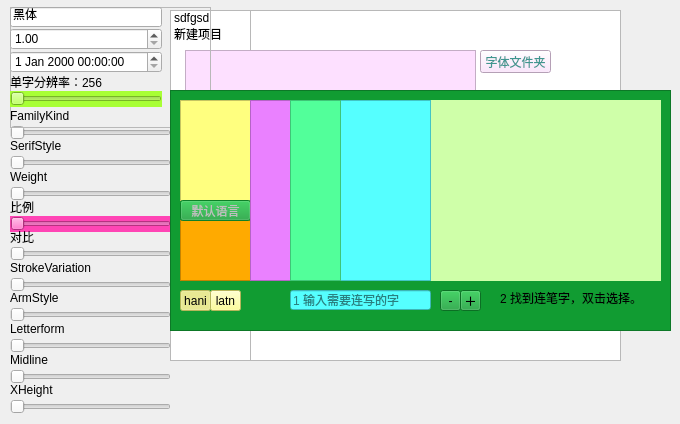
    <widget class="QWidget" name="tab">
     <attribute name="title">
      <string>基本信息</string>
     </attribute>
     <widget class="QListWidget" name="tbl">
      <property name="geometry">
       <rect>
        <x>170</x>
        <y>10</y>
        <width>81</width>
        <height>351</height>
       </rect>
      </property>
      <property name="acceptDrops">
       <bool>true</bool>
      </property>
      <item>
       <property name="text">
        <string>sdfgsd</string>
       </property>
      </item>
      <item>
       <property name="text">
        <string>新建项目</string>
       </property>
      </item>
     </widget>
     <widget class="QTextBrowser" name="qitaxinxi">
      <property name="geometry">
       <rect>
        <x>250</x>
        <y>10</y>
        <width>371</width>
        <height>351</height>
       </rect>
      </property>
      <property name="font">
       <font>
        <family>黑体</family>
        <pointsize>10</pointsize>
       </font>
      </property>
     </widget>
     <widget class="QSlider" name="p2">
      <property name="geometry">
       <rect>
        <x>10</x>
        <y>155</y>
        <width>161</width>
        <height>16</height>
       </rect>
      </property>
      <property name="maximum">
       <number>15</number>
      </property>
      <property name="value">
       <number>0</number>
      </property>
      <property name="orientation">
       <enum>Qt::Horizontal</enum>
      </property>
     </widget>
     <widget class="QLabel" name="ps2">
      <property name="geometry">
       <rect>
        <x>10</x>
        <y>138</y>
        <width>161</width>
        <height>16</height>
       </rect>
      </property>
      <property name="text">
       <string>SerifStyle</string>
      </property>
     </widget>
     <widget class="QSlider" name="p3">
      <property name="geometry">
       <rect>
        <x>10</x>
        <y>186</y>
        <width>161</width>
        <height>16</height>
       </rect>
      </property>
      <property name="maximum">
       <number>11</number>
      </property>
      <property name="value">
       <number>0</number>
      </property>
      <property name="sliderPosition">
       <number>0</number>
      </property>
      <property name="orientation">
       <enum>Qt::Horizontal</enum>
      </property>
     </widget>
     <widget class="QLabel" name="ps3">
      <property name="geometry">
       <rect>
        <x>10</x>
        <y>169</y>
        <width>161</width>
        <height>16</height>
       </rect>
      </property>
      <property name="text">
       <string>Weight</string>
      </property>
     </widget>
     <widget class="QSlider" name="p4">
      <property name="geometry">
       <rect>
        <x>10</x>
        <y>216</y>
        <width>161</width>
        <height>16</height>
       </rect>
      </property>
      <property name="styleSheet">
       <string notr="true">background-color: rgb(255, 69, 181);</string>
      </property>
      <property name="maximum">
       <number>9</number>
      </property>
      <property name="value">
       <number>0</number>
      </property>
      <property name="orientation">
       <enum>Qt::Horizontal</enum>
      </property>
     </widget>
     <widget class="QLabel" name="ps4">
      <property name="geometry">
       <rect>
        <x>10</x>
        <y>199</y>
        <width>161</width>
        <height>16</height>
       </rect>
      </property>
      <property name="text">
       <string>比例</string>
      </property>
     </widget>
     <widget class="QLabel" name="ps7">
      <property name="geometry">
       <rect>
        <x>10</x>
        <y>290</y>
        <width>161</width>
        <height>16</height>
       </rect>
      </property>
      <property name="text">
       <string>ArmStyle</string>
      </property>
     </widget>
     <widget class="QLabel" name="ps6">
      <property name="geometry">
       <rect>
        <x>10</x>
        <y>260</y>
        <width>161</width>
        <height>16</height>
       </rect>
      </property>
      <property name="text">
       <string>StrokeVariation</string>
      </property>
     </widget>
     <widget class="QSlider" name="p5">
      <property name="geometry">
       <rect>
        <x>10</x>
        <y>246</y>
        <width>161</width>
        <height>16</height>
       </rect>
      </property>
      <property name="maximum">
       <number>9</number>
      </property>
      <property name="value">
       <number>0</number>
      </property>
      <property name="orientation">
       <enum>Qt::Horizontal</enum>
      </property>
     </widget>
     <widget class="QSlider" name="p6">
      <property name="geometry">
       <rect>
        <x>10</x>
        <y>277</y>
        <width>161</width>
        <height>16</height>
       </rect>
      </property>
      <property name="maximum">
       <number>10</number>
      </property>
      <property name="value">
       <number>0</number>
      </property>
      <property name="orientation">
       <enum>Qt::Horizontal</enum>
      </property>
     </widget>
     <widget class="QSlider" name="p7">
      <property name="geometry">
       <rect>
        <x>10</x>
        <y>307</y>
        <width>161</width>
        <height>16</height>
       </rect>
      </property>
      <property name="maximum">
       <number>11</number>
      </property>
      <property name="value">
       <number>0</number>
      </property>
      <property name="orientation">
       <enum>Qt::Horizontal</enum>
      </property>
     </widget>
     <widget class="QLabel" name="ps5">
      <property name="geometry">
       <rect>
        <x>10</x>
        <y>229</y>
        <width>161</width>
        <height>16</height>
       </rect>
      </property>
      <property name="text">
       <string>对比</string>
      </property>
     </widget>
     <widget class="QSlider" name="p1">
      <property name="geometry">
       <rect>
        <x>10</x>
        <y>125</y>
        <width>161</width>
        <height>16</height>
       </rect>
      </property>
      <property name="maximum">
       <number>5</number>
      </property>
      <property name="pageStep">
       <number>2</number>
      </property>
      <property name="value">
       <number>0</number>
      </property>
      <property name="orientation">
       <enum>Qt::Horizontal</enum>
      </property>
     </widget>
     <widget class="QLabel" name="ps1">
      <property name="geometry">
       <rect>
        <x>10</x>
        <y>108</y>
        <width>161</width>
        <height>16</height>
       </rect>
      </property>
      <property name="text">
       <string>FamilyKind</string>
      </property>
     </widget>
     <widget class="QLabel" name="ps8">
      <property name="geometry">
       <rect>
        <x>10</x>
        <y>321</y>
        <width>161</width>
        <height>16</height>
       </rect>
      </property>
      <property name="text">
       <string>Letterform</string>
      </property>
     </widget>
     <widget class="QLabel" name="ps9">
      <property name="geometry">
       <rect>
        <x>10</x>
        <y>352</y>
        <width>161</width>
        <height>16</height>
       </rect>
      </property>
      <property name="text">
       <string>Midline</string>
      </property>
     </widget>
     <widget class="QSlider" name="p10">
      <property name="geometry">
       <rect>
        <x>10</x>
        <y>399</y>
        <width>161</width>
        <height>16</height>
       </rect>
      </property>
      <property name="maximum">
       <number>7</number>
      </property>
      <property name="value">
       <number>0</number>
      </property>
      <property name="orientation">
       <enum>Qt::Horizontal</enum>
      </property>
     </widget>
     <widget class="QLabel" name="ps10">
      <property name="geometry">
       <rect>
        <x>10</x>
        <y>382</y>
        <width>161</width>
        <height>16</height>
       </rect>
      </property>
      <property name="text">
       <string>XHeight</string>
      </property>
     </widget>
     <widget class="QSlider" name="p8">
      <property name="geometry">
       <rect>
        <x>10</x>
        <y>338</y>
        <width>161</width>
        <height>16</height>
       </rect>
      </property>
      <property name="maximum">
       <number>15</number>
      </property>
      <property name="value">
       <number>0</number>
      </property>
      <property name="orientation">
       <enum>Qt::Horizontal</enum>
      </property>
     </widget>
     <widget class="QSlider" name="p9">
      <property name="geometry">
       <rect>
        <x>10</x>
        <y>369</y>
        <width>161</width>
        <height>16</height>
       </rect>
      </property>
      <property name="maximum">
       <number>13</number>
      </property>
      <property name="value">
       <number>0</number>
      </property>
      <property name="orientation">
       <enum>Qt::Horizontal</enum>
      </property>
     </widget>
     <widget class="QListWidget" name="listWidget">
      <property name="geometry">
       <rect>
        <x>185</x>
        <y>50</y>
        <width>291</width>
        <height>101</height>
       </rect>
      </property>
      <property name="styleSheet">
       <string notr="true">background-color: rgb(253, 224, 255);
color: rgb(64, 150, 144);
border-color: rgb(222, 130, 182);</string>
      </property>
     </widget>
     <widget class="QPushButton" name="delTTF">
      <property name="geometry">
       <rect>
        <x>480</x>
        <y>50</y>
        <width>71</width>
        <height>23</height>
       </rect>
      </property>
      <property name="styleSheet">
       <string notr="true">background-color: rgb(253, 224, 255);
color: rgb(64, 150, 144);
border-color: rgb(222, 130, 182);</string>
      </property>
      <property name="text">
       <string>字体文件夹</string>
      </property>
     </widget>
     <widget class="QFrame" name="jiben">
      <property name="geometry">
       <rect>
        <x>10</x>
        <y>7</y>
        <width>201</width>
        <height>121</height>
       </rect>
      </property>
      <property name="styleSheet">
       <string notr="true"/>
      </property>
      <property name="frameShape">
       <enum>QFrame::StyledPanel</enum>
      </property>
      <property name="frameShadow">
       <enum>QFrame::Raised</enum>
      </property>
      <widget class="QSlider" name="emlog2">
       <property name="geometry">
        <rect>
         <x>0</x>
         <y>84</y>
         <width>152</width>
         <height>16</height>
        </rect>
       </property>
       <property name="styleSheet">
        <string notr="true">background-color: rgb(168, 255, 53);</string>
       </property>
       <property name="minimum">
        <number>8</number>
       </property>
       <property name="maximum">
        <number>12</number>
       </property>
       <property name="singleStep">
        <number>1</number>
       </property>
       <property name="pageStep">
        <number>2</number>
       </property>
       <property name="value">
        <number>8</number>
       </property>
       <property name="orientation">
        <enum>Qt::Horizontal</enum>
       </property>
      </widget>
      <widget class="QDateTimeEdit" name="riqi">
       <property name="geometry">
        <rect>
         <x>0</x>
         <y>44</y>
         <width>152</width>
         <height>22</height>
        </rect>
       </property>
       <property name="styleSheet">
        <string notr="true">border-color: rgb(170, 255, 127);</string>
       </property>
      </widget>
      <widget class="QLabel" name="emstr">
       <property name="geometry">
        <rect>
         <x>0</x>
         <y>67</y>
         <width>119</width>
         <height>16</height>
        </rect>
       </property>
       <property name="text">
        <string>单字分辨率：256</string>
       </property>
      </widget>
      <widget class="QDoubleSpinBox" name="banben">
       <property name="geometry">
        <rect>
         <x>0</x>
         <y>21</y>
         <width>152</width>
         <height>22</height>
        </rect>
       </property>
       <property name="minimum">
        <double>1.000000000000000</double>
       </property>
       <property name="singleStep">
        <double>0.010000000000000</double>
       </property>
      </widget>
      <widget class="QLineEdit" name="ztmz">
       <property name="geometry">
        <rect>
         <x>0</x>
         <y>0</y>
         <width>152</width>
         <height>20</height>
        </rect>
       </property>
       <property name="text">
        <string>黑体</string>
       </property>
       <property name="placeholderText">
        <string>字体名字</string>
       </property>
      </widget>
     </widget>
     <widget class="QFrame" name="lianbiCK">
      <property name="geometry">
       <rect>
        <x>170</x>
        <y>90</y>
        <width>501</width>
        <height>241</height>
       </rect>
      </property>
      <property name="styleSheet">
       <string notr="true">background-color: rgb(17, 156, 50);</string>
      </property>
      <property name="frameShape">
       <enum>QFrame::StyledPanel</enum>
      </property>
      <property name="frameShadow">
       <enum>QFrame::Raised</enum>
      </property>
      <widget class="QWidget" name="lbRQ" native="true">
       <property name="geometry">
        <rect>
         <x>260</x>
         <y>10</y>
         <width>231</width>
         <height>181</height>
        </rect>
       </property>
       <property name="styleSheet">
        <string notr="true">background-color: rgb(207, 255, 169);
border-color: rgb(108, 108, 108);</string>
       </property>
      </widget>
      <widget class="QListWidget" name="lbShuru">
       <property name="geometry">
        <rect>
         <x>170</x>
         <y>10</y>
         <width>91</width>
         <height>181</height>
        </rect>
       </property>
       <property name="styleSheet">
        <string notr="true">background-color: rgb(85, 255, 255);
selection-color: rgb(255, 255, 0);
selection-background-color: rgb(255, 85, 255);</string>
       </property>
      </widget>
      <widget class="QLineEdit" name="lianbiShuru">
       <property name="geometry">
        <rect>
         <x>120</x>
         <y>200</y>
         <width>141</width>
         <height>20</height>
        </rect>
       </property>
       <property name="styleSheet">
        <string notr="true">background-color: rgb(85, 255, 255);</string>
       </property>
       <property name="placeholderText">
        <string>1 输入需要连写的字</string>
       </property>
      </widget>
      <widget class="QToolButton" name="sfda_2">
       <property name="geometry">
        <rect>
         <x>290</x>
         <y>200</y>
         <width>21</width>
         <height>21</height>
        </rect>
       </property>
       <property name="text">
        <string>＋</string>
       </property>
       <property name="toolButtonStyle">
        <enum>Qt::ToolButtonIconOnly</enum>
       </property>
       <property name="arrowType">
        <enum>Qt::NoArrow</enum>
       </property>
      </widget>
      <widget class="QToolButton" name="sfxiao_2">
       <property name="geometry">
        <rect>
         <x>270</x>
         <y>200</y>
         <width>21</width>
         <height>21</height>
        </rect>
       </property>
       <property name="text">
        <string>-</string>
       </property>
       <property name="shortcut">
        <string>Del</string>
       </property>
       <property name="arrowType">
        <enum>Qt::NoArrow</enum>
       </property>
      </widget>
      <widget class="QListWidget" name="jiaoben">
       <property name="geometry">
        <rect>
         <x>10</x>
         <y>10</y>
         <width>71</width>
         <height>101</height>
        </rect>
       </property>
       <property name="styleSheet">
        <string notr="true">background-color: rgb(255, 255, 127);</string>
       </property>
      </widget>
      <widget class="QListWidget" name="yuyan">
       <property name="geometry">
        <rect>
         <x>10</x>
         <y>130</y>
         <width>71</width>
         <height>61</height>
        </rect>
       </property>
       <property name="styleSheet">
        <string notr="true">background-color: rgb(255, 170, 0);</string>
       </property>
      </widget>
      <widget class="QToolButton" name="yuyandefault">
       <property name="enabled">
        <bool>false</bool>
       </property>
       <property name="geometry">
        <rect>
         <x>10</x>
         <y>110</y>
         <width>71</width>
         <height>21</height>
        </rect>
       </property>
       <property name="text">
        <string>默认语言</string>
       </property>
       <property name="checkable">
        <bool>true</bool>
       </property>
       <property name="toolButtonStyle">
        <enum>Qt::ToolButtonIconOnly</enum>
       </property>
       <property name="arrowType">
        <enum>Qt::NoArrow</enum>
       </property>
      </widget>
      <widget class="QListWidget" name="lbZibiao">
       <property name="geometry">
        <rect>
         <x>80</x>
         <y>10</y>
         <width>41</width>
         <height>181</height>
        </rect>
       </property>
       <property name="styleSheet">
        <string notr="true">background-color: rgb(234, 129, 255);</string>
       </property>
      </widget>
      <widget class="QListWidget" name="lbCover">
       <property name="geometry">
        <rect>
         <x>120</x>
         <y>10</y>
         <width>51</width>
         <height>181</height>
        </rect>
       </property>
       <property name="styleSheet">
        <string notr="true">background-color: rgb(82, 255, 154);</string>
       </property>
      </widget>
      <widget class="QToolButton" name="jiaobenHani">
       <property name="enabled">
        <bool>true</bool>
       </property>
       <property name="geometry">
        <rect>
         <x>10</x>
         <y>200</y>
         <width>31</width>
         <height>21</height>
        </rect>
       </property>
       <property name="styleSheet">
        <string notr="true">selection-background-color: rgb(255, 170, 0);
background-color: rgb(255, 255, 127);
selection-color: rgb(255, 255, 255);</string>
       </property>
       <property name="text">
        <string>hani</string>
       </property>
       <property name="checkable">
        <bool>true</bool>
       </property>
       <property name="checked">
        <bool>true</bool>
       </property>
       <property name="autoExclusive">
        <bool>true</bool>
       </property>
       <property name="toolButtonStyle">
        <enum>Qt::ToolButtonIconOnly</enum>
       </property>
       <property name="arrowType">
        <enum>Qt::NoArrow</enum>
       </property>
      </widget>
      <widget class="QToolButton" name="jiaobenLatn">
       <property name="enabled">
        <bool>true</bool>
       </property>
       <property name="geometry">
        <rect>
         <x>40</x>
         <y>200</y>
         <width>31</width>
         <height>21</height>
        </rect>
       </property>
       <property name="styleSheet">
        <string notr="true">selection-background-color: rgb(255, 170, 0);
background-color: rgb(255, 255, 127);
selection-color: rgb(255, 255, 255);</string>
       </property>
       <property name="text">
        <string>latn</string>
       </property>
       <property name="checkable">
        <bool>true</bool>
       </property>
       <property name="autoExclusive">
        <bool>true</bool>
       </property>
       <property name="toolButtonStyle">
        <enum>Qt::ToolButtonIconOnly</enum>
       </property>
       <property name="arrowType">
        <enum>Qt::NoArrow</enum>
       </property>
      </widget>
      <widget class="QLabel" name="label_9">
       <property name="geometry">
        <rect>
         <x>330</x>
         <y>200</y>
         <width>151</width>
         <height>16</height>
        </rect>
       </property>
       <property name="text">
        <string>2 找到连笔字，双击选择。</string>
       </property>
      </widget>
     </widget>
    </widget>
